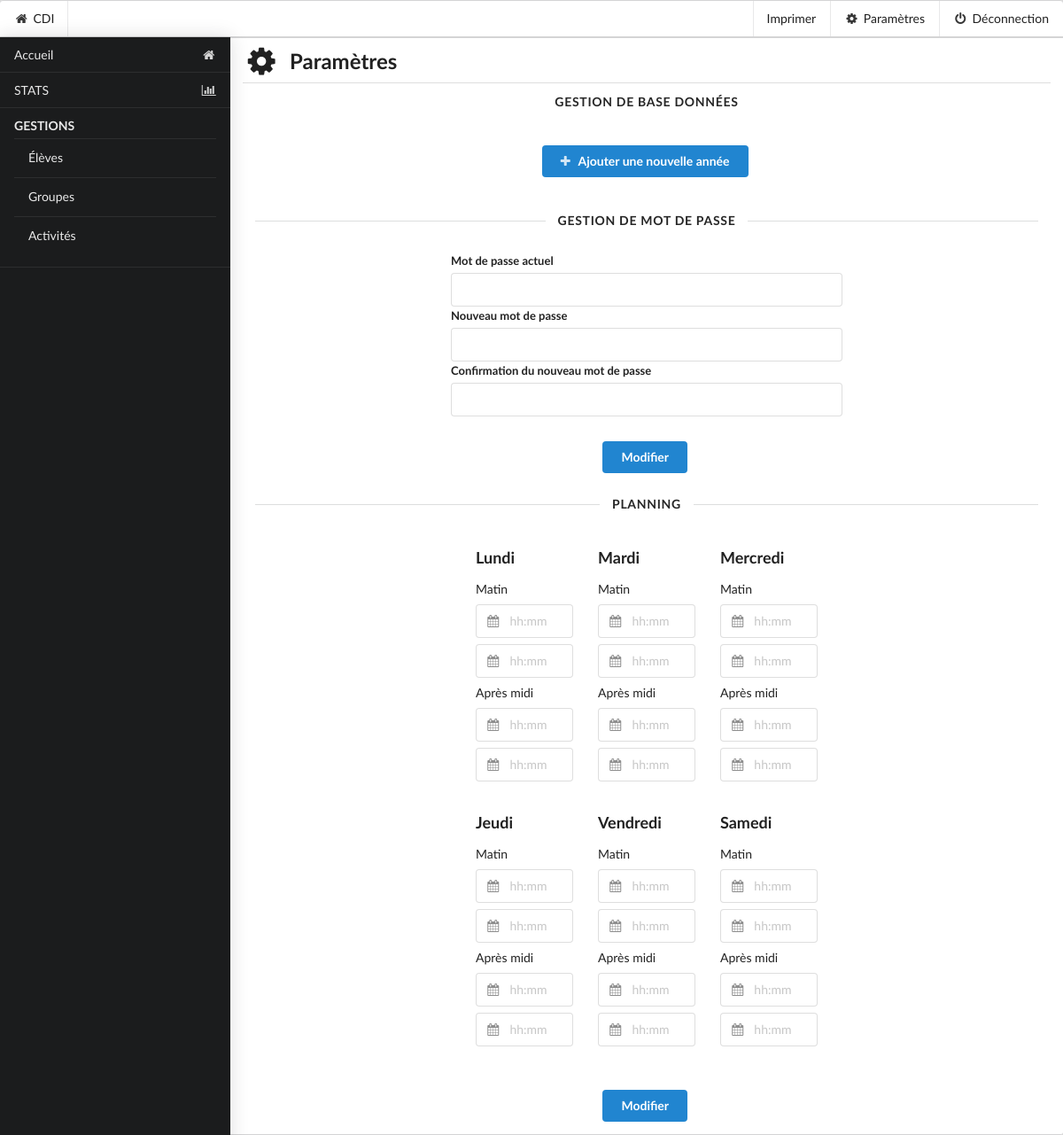
Before: /settings (signed in) with the older database file.
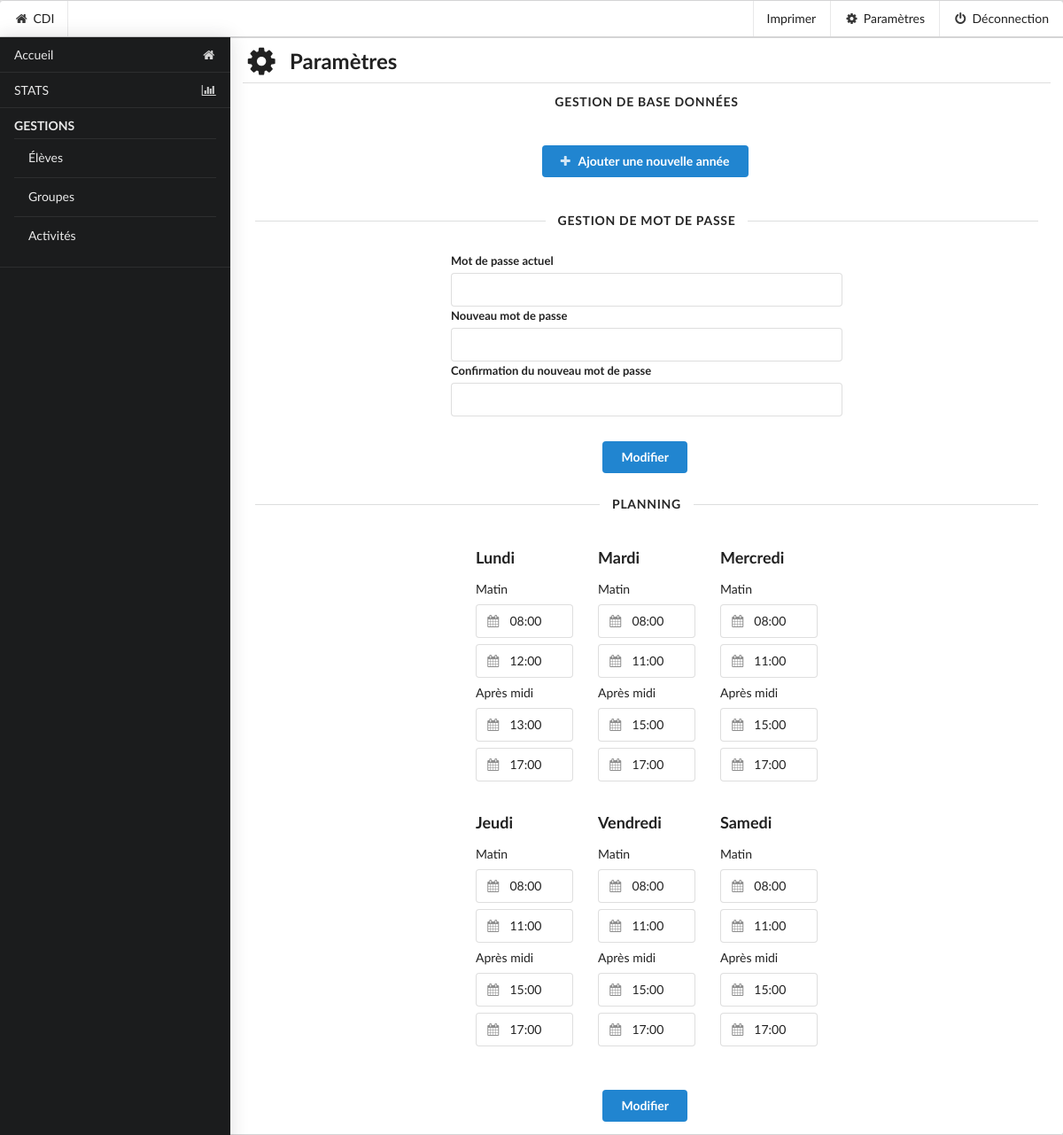
After: the same page with the newer database file.
### tables this page shows
CREATE TABLE `t_cdi_horaire` (
  `id` int(11) NOT NULL,
  `jour` varchar(12) NOT NULL,
  `h_ouvert_m` time NOT NULL,
  `h_fermer_m` time NOT NULL,
  `h_ouvert_s` time NOT NULL,
  `h_fermer_s` time NOT NULL,
  `code` int(12) NOT NULL
);

### cfg/init.php (called while the page is built, shortened)
<?php
	$_DIR = $_SERVER['DOCUMENT_ROOT'];
	require_once $_DIR.'/class/BDD.php';
	$json = file_get_contents($_DIR.'/cfg/config.json');
	$json = json_decode($json,true);
	$bddName = $json['BDD'];
	$ip = $json['ip'];
	$user = $json['user'];
	$password = $json['password'];
	$port = $json['port'];
	$bdd = new BDD($ip,$bddName,$user,$password,$port);

### class/BDD.php (called while the page is built, shortened)
<?php
class BDD {
	private $bdd;
	function __construct($ip,$dbName,$user,$password,$port) {
		$this->ip = $ip;
		$this->dbName = $dbName;
		$this->user = $user;
		$this->password = $password;
		$url = 'mysql:host='.$this->ip.';';
		try {
			$this->bdd = new PDO($url, $this->user, $this->password);
			$database = $this->requeteBDD("SHOW DATABASES");
			$database = $database->fetchAll(PDO::FETCH_COLUMN, 0);
		} catch (PDOExeption $e) {
			return $e;
		}
		$this->bdd->exec('SET NAMES utf8');
	}
	function requeteBDD($requete){
		try {
			$prep = $this->bdd->prepare($requete);
			$prep->execute();
			return $prep;
		} catch (PDOException $e) {
			return "Error!: " . $e->getMessage() . "<br/>";
		}
	}
}
?>

### pages/admin_settings.php (the view, shortened to what this page needs)
<?php if (isset($_SESSION['connected'])) { ?>
  <h2 class="ui dividing header">
  <i class="icon setting"></i>Paramètres
</h2>
<?php } ?>
<div class="ui container fluid">
  <div class="ui two column centered grid">
        <div class="ui horizontal divider"> Gestion de base données </div>
        <div class="row">
            <div class="ui segment basic">
              <button id="req_year_create" class="ui button primary"><i class="icon add "></i>Ajouter une nouvelle année</button>
           </div>
        </div>
<?php if (isset($_SESSION['connected'])) { ?>
        <div class="ui horizontal divider"> Gestion de mot de passe </div>
        <div class="row">
            <div class="column" >
              <div class="ui form" id="form_mdp">
                <div class="row">
                        <div class="field">
                          <label>Mot de passe actuel</label>
                          <input id="id_mdpactuel" placeholder="" type="password">
                        </div>
                </div>
                <div class="row">
                        <div class="field">
                          <label>Nouveau mot de passe</label>
                          <input id="id_newmdp" placeholder="" type="password">
                        </div>
                </div>
                <div class="row">
                        <div class="field">
                          <label>Confirmation du nouveau mot de passe</label>
                          <input id="id_confirm_newmdp" placeholder="" type="password">
                        </div>
                </div>
              </div>
            </div>
        </div>
        <div class="row">
            <button id="btn_modifmdp" class="ui button primary center aligned myTrigger">Modifier</button>
        </div>
        <div class="ui horizontal divider"> Planning </div>
        <div class ="row">
            <div class="column">
                <div class="ui equal width grid padded">
                  <div class="row" >
                    <div class="column" >
                      <div class="ui form">
                        <div class="grouped fields">
                          <div class="ui three column grid container">
                            <?php
                                    $semaine= array(
                                          0 => "Lundi",
                                          1 => "Mardi",
                                          2 => "Mercredi",
                                          3 => "Jeudi",
                                          4 => "Vendredi",
                                          5 => "Samedi",
                                    );
                                    for($i = 0; $i<6;$i++){
                                      if($i==3){
                                        ?> <div class="row">
                                        <?php
                                      }
                                        $req = $bdd->requeteBDD("SELECT * FROM `t_cdi_horaire` A WHERE A.code=$i");
                                        while ($data =$req->fetch()){
                                          $h_ouvert_m=$data['h_ouvert_m'];
                                          $h_fermer_m=$data['h_fermer_m'];
                                          $h_ouvert_s=$data['h_ouvert_s'];
                                          $h_fermer_s=$data['h_fermer_s'];
                                        }
                                      ?>
                                      <div class="column">
                                      <h3 class="ui centered " ><?= $semaine[$i]; ?></h3>
                                        <label> Matin</label>
                                        <div class="field">
                                            <div class="ui calendar" id="horaireMatinD<?= $semaine[$i] ?>">
                                                <div class="ui input left icon">
                                                    <input id='inputMatinD<?= $semaine[$i] ?>' type="text" placeholder="hh:mm" readonly="true" value='<?= $h_ouvert_m ?>'>
                                                </div>
                                            </div>
                                        </div>
                                        <div class="field">
                                            <div class="ui calendar" id="horaireMatinF<?= $semaine[$i] ?>">
                                                <div class="ui input left icon">
                                                    <input id='inputMatinF<?= $semaine[$i] ?>' type="text" placeholder="hh:mm" readonly="true" value='<?= $h_fermer_m ?>'>
                                                </div>
                                            </div>
                                        </div>
                                        <label> Après midi</label>
                                        <div class="field">
                                            <div class="ui calendar" id="horaireApremD<?= $semaine[$i] ?>">
                                                <div class="ui input left icon">
                                                    <input id='inputApremD<?= $semaine[$i] ?>' type="text" placeholder="hh:mm" readonly="true" value='<?= $h_ouvert_s ?>'>
                                                </div>
                                            </div>
                                        </div>
                                        <div class="field">
                                            <div class="ui calendar" id="horaireApremF<?= $semaine[$i] ?>">
                                                <div class="ui input left icon">
                                                    <input id='inputApremF<?= $semaine[$i] ?>' type="text" placeholder="hh:mm" readonly="true" value='<?= $h_fermer_s ?>'>
                                                </div>
                                            </div>
                                        </div>
                                      </div>
                             <?php } ?>
                          </div>
                        </div>
                      </div>
                    </div>
                  </div>
                </div>
            </div>
        </div>
  </div>
  <div class="row">
    <button id="btn_modifplanning" class="ui button primary center aligned myTrigger">Modifier</button>
  </div>
  <?php } ?>
</div>

### index.php (shortened to what this page needs)
<?php
  $_DIR = $_SERVER['DOCUMENT_ROOT'];
  if (isset($_GET['p'])) $page = $_GET['p']; else $page = "main";
  include_once $_DIR.'/cfg/init.php';
 ?>
<!DOCTYPE html>
<html lang="fr">
<?php include_once $_DIR.'/content/head.php'; ?>
<body>
<?php
$array = array("inscription","main","activity","student","settings","group","stats");
if (in_array($page, $array)) {
  if (isset($_SESSION['connected'])) {
      include_once $_DIR.'/content/admin_navbar.php'; ?>
      <?php include_once $_DIR.'/content/admin_sidebar.php'; ?>
      <div class="ui bottom attached segment pushable" style="height: calc(100% - 3em);">
        <div class="pusher">
          <div class="ui basic segment" style="left:260px;width: calc(100% - 260px);">
            <?php include_once $_DIR.'/pages/admin_'.$page.".php"; ?>
          </div>
        </div>
        </div>
     <?php
}
}
 ?>
</body>
</html>

### content/head.php (shortened to what this page needs)
<head>
  <link rel="stylesheet" href="/assets/css/semantic.min.css">
  <link rel="stylesheet" href="/assets/css/color-picker.min.css">
  <link rel="stylesheet" href="/assets/css/main.css">
  <link rel="stylesheet" type="text/css" href="/assets/css/calendar.min.css" />
</head>

### content/admin_navbar.php
<div class="ui top attached menu">
  <a class="item">
    <i class="home icon"></i>
    CDI
  </a>
  <div class="right menu">
	  <a id="print" class="item">
	    Imprimer
	  </a>
	  <a href="/settings" class="item">
	    <i class="icon setting"></i>Paramètres
	  </a>
	  <a href="/disconnect.php" class="item">
	    <i class="icon power"></i>Déconnection
	  </a>
  </div>
</div>

### content/admin_sidebar.php
<div class="ui visible inverted left vertical sidebar menu" style="top: 3em;">
  <a href="/" class="item">
    <i class="home icon"></i>
    Accueil
  </a>
    <a class="item" href="/stats">
      <i class="chart bar icon"></i>
      STATS
    </a>
  <div class="item">
    <div class="header">GESTIONS</div>
      <a href="/student" class="item">Élèves</a>
      <a href="/group" class="item">Groupes</a>
      <a href="/activity" class="item">Activités</a>
  </div>
</div>

### assets/css/main.css (style rules this page uses)
body { background-color: #DADADA; }

Changed rows visible on the page:
added t_cdi_horaire: h_ouvert_m "08:00", h_fermer_m "12:00", h_ouvert_s "13:00", h_fermer_s "17:00"
added t_cdi_horaire: h_ouvert_m "08:00", h_fermer_m "11:00", h_ouvert_s "15:00", h_fermer_s "17:00"
added t_cdi_horaire: h_ouvert_m "08:00", h_fermer_m "11:00", h_ouvert_s "15:00", h_fermer_s "17:00"
added t_cdi_horaire: h_ouvert_m "08:00", h_fermer_m "11:00", h_ouvert_s "15:00", h_fermer_s "17:00"
added t_cdi_horaire: h_ouvert_m "08:00", h_fermer_m "11:00", h_ouvert_s "15:00", h_fermer_s "17:00"
added t_cdi_horaire: h_ouvert_m "08:00", h_fermer_m "11:00", h_ouvert_s "15:00", h_fermer_s "17:00"
